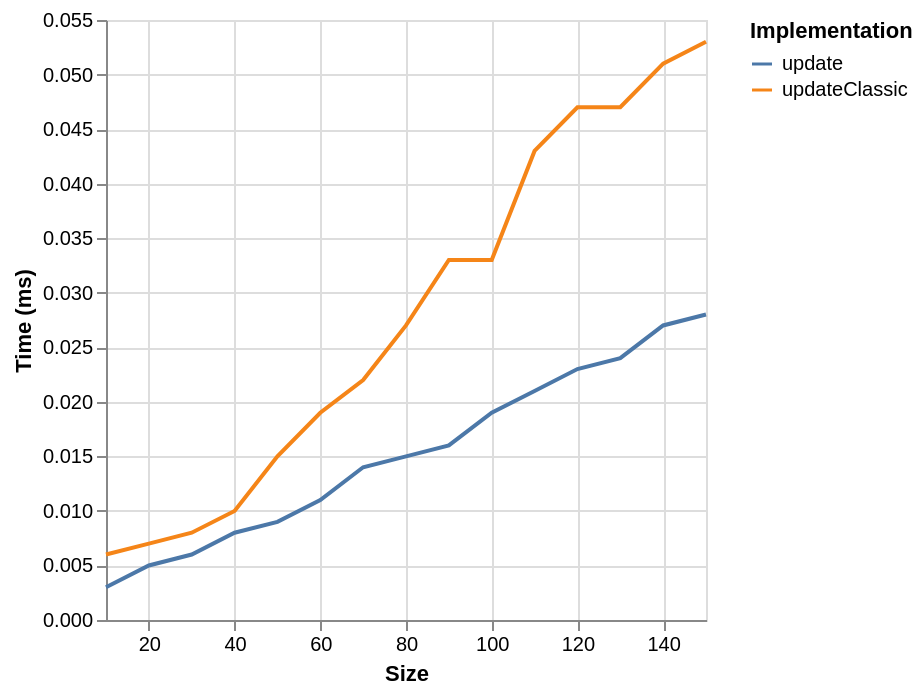

The Vega-Lite source for this figure:
### Vega-Lite specification from a JSON file in a GitHub repository (floating-point values rounded to 4 significant figures)
{"$schema": "https://vega.github.io/schema/vega-lite/v6.json", "data": {"values": [{"ms": 0.006, "series": "updateClassic", "size": 10}, {"ms": 0.007, "series": "updateClassic", "size": 20}, {"ms": 0.008, "series": "updateClassic", "size": 30}, {"ms": 0.01, "series": "updateClassic", "size": 40}, {"ms": 0.015, "series": "updateClassic", "size": 50}, {"ms": 0.019, "series": "updateClassic", "size": 60}, {"ms": 0.022, "series": "updateClassic", "size": 70}, {"ms": 0.027, "series": "updateClassic", "size": 80}, {"ms": 0.033, "series": "updateClassic", "size": 90}, {"ms": 0.033, "series": "updateClassic", "size": 100}, {"ms": 0.043, "series": "updateClassic", "size": 110}, {"ms": 0.047, "series": "updateClassic", "size": 120}, {"ms": 0.047, "series": "updateClassic", "size": 130}, {"ms": 0.051, "series": "updateClassic", "size": 140}, {"ms": 0.053, "series": "updateClassic", "size": 150}, {"ms": 0.003, "series": "update", "size": 10}, {"ms": 0.005, "series": "update", "size": 20}, {"ms": 0.006, "series": "update", "size": 30}, {"ms": 0.008, "series": "update", "size": 40}, {"ms": 0.009, "series": "update", "size": 50}, {"ms": 0.011, "series": "update", "size": 60}, {"ms": 0.014, "series": "update", "size": 70}, {"ms": 0.015, "series": "update", "size": 80}, {"ms": 0.016, "series": "update", "size": 90}, {"ms": 0.019, "series": "update", "size": 100}, {"ms": 0.021, "series": "update", "size": 110}, {"ms": 0.023, "series": "update", "size": 120}, {"ms": 0.024, "series": "update", "size": 130}, {"ms": 0.027, "series": "update", "size": 140}, {"ms": 0.028, "series": "update", "size": 150}]}, "encoding": {"color": {"field": "series", "legend": {"orient": "right", "symbolLimit": 30, "title": "Implementation"}, "type": "nominal"}, "x": {"field": "size", "title": "Size", "type": "quantitative"}, "y": {"field": "ms", "title": "Time (ms)", "type": "quantitative"}}, "mark": {"point": false, "type": "line"}}
